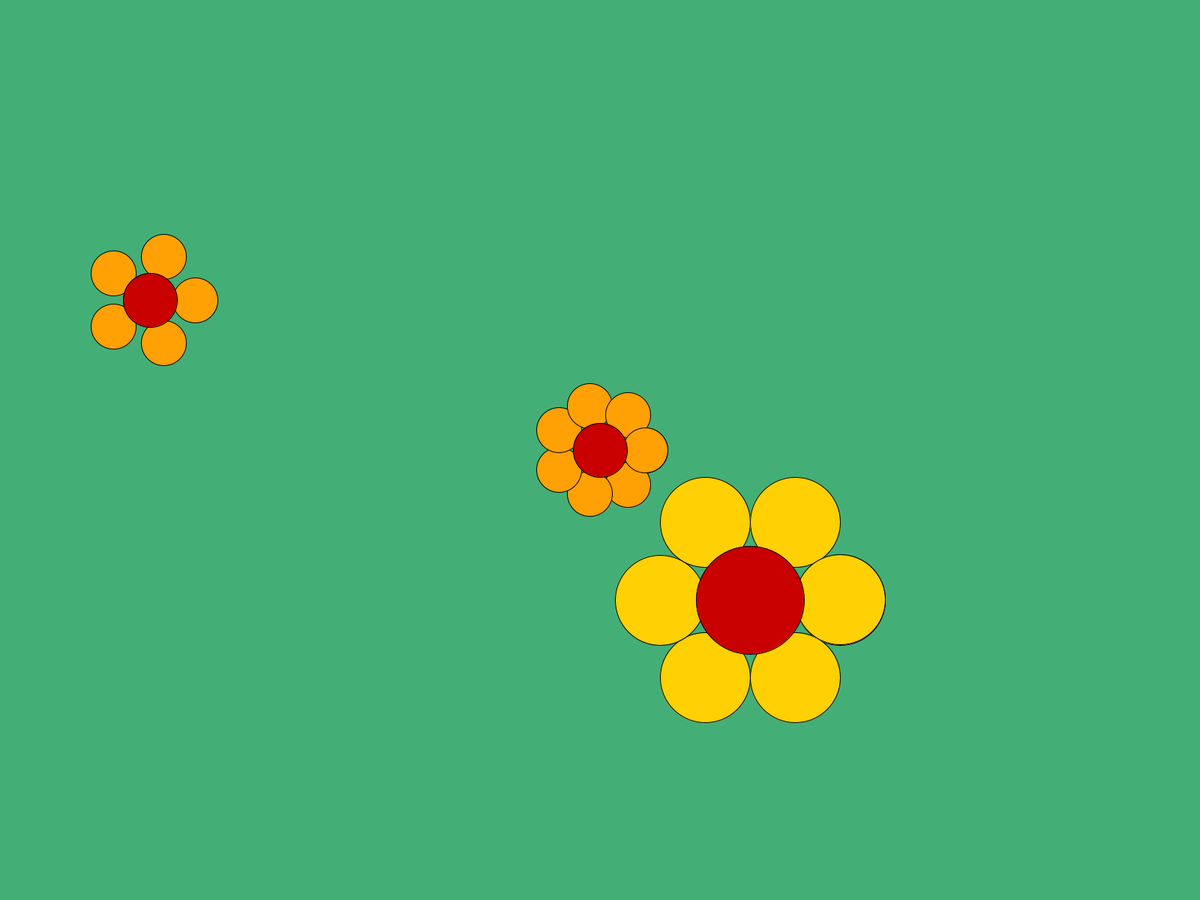
Frame 1 (no input)
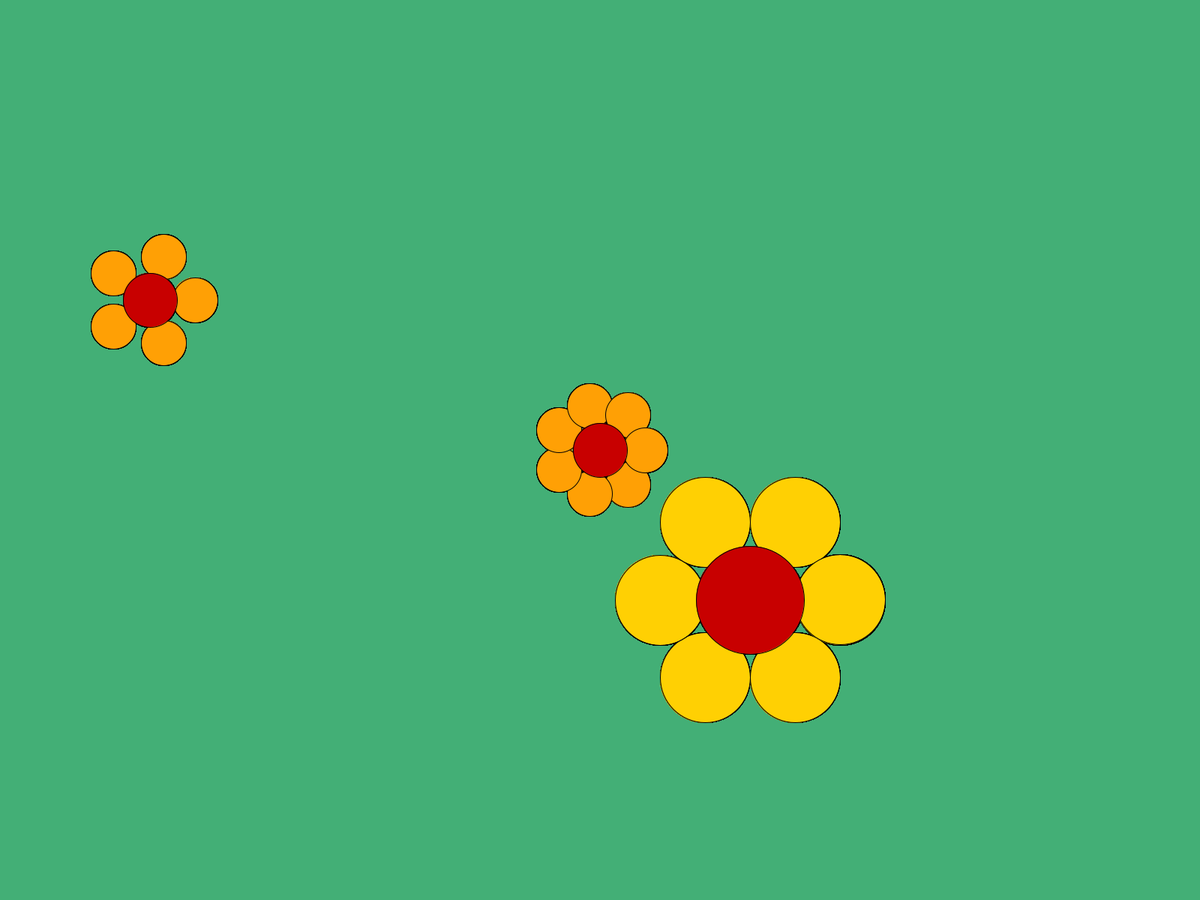
Frame 60 (the mouse pressed at the canvas centre just before this capture)
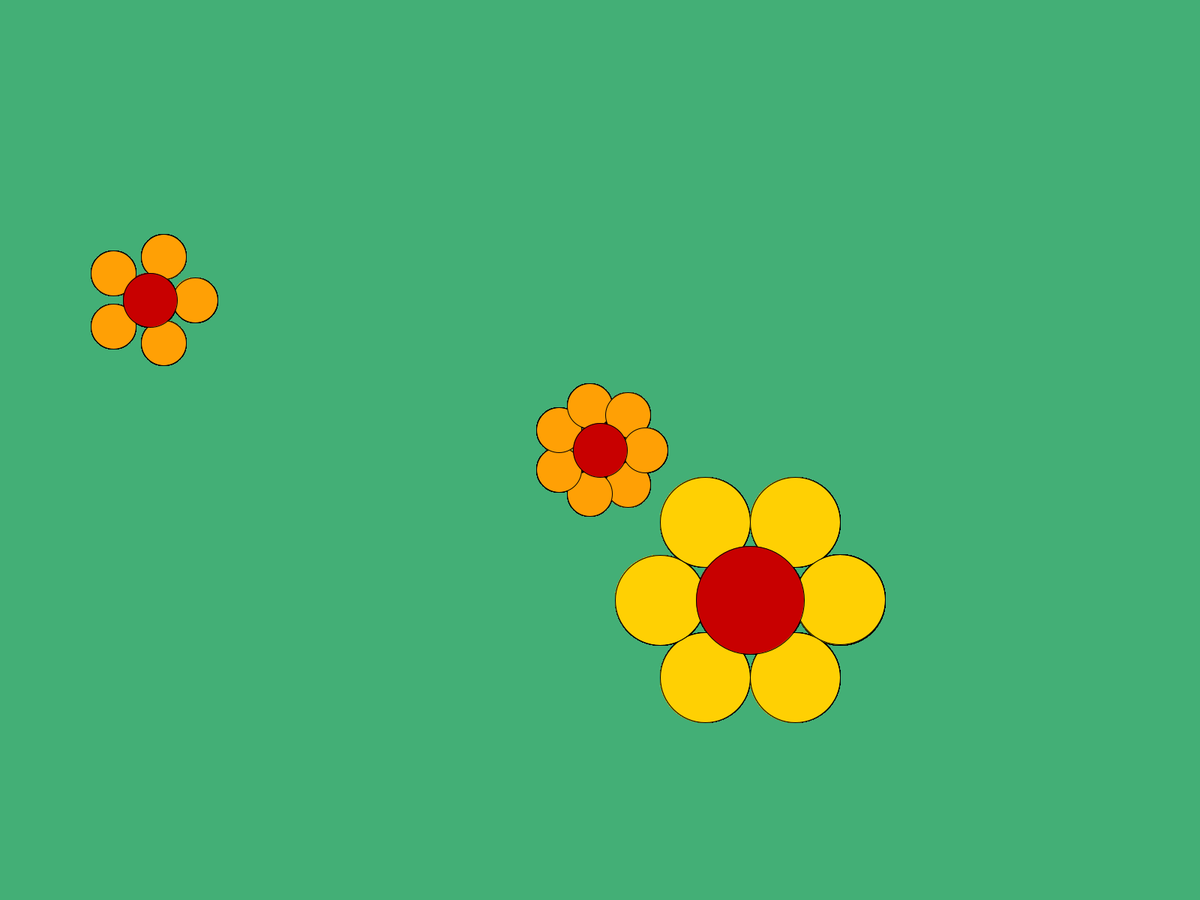
Frame 120 (the mouse held since frame 60 and released just before this capture)

The Processing sketch that drew these frames (run headless with seeded random() and noise(); from frame 60 on, the mouse is pressed at the canvas centre):

// Processing sketch: flowerFuncrionArguments
// ── flowerFuncrionArguments.pde
int r=60;

void setup() {
  size(1600,1200);
  background(#43AF76);
}

void draw(){
  int flowerColor = #FFA005;
  //println("ballX = " + ballX + ", ballY = ", + ballY);
  
 flower(r,7,width/2,height/2,flowerColor); 
  flower(r,5,200,400, flowerColor);
  flower(r*2, 6, 1000,800, flowerColor/2);
//  println("ballX = " + ballX + ", ballY = ", + ballY);
//  noLoop();
}

void flower (float r, int n_petals, float x, float y, int petalColor) {
  float ballX;
  float ballY;

  fill(petalColor);
  for (float i=0;i<PI*2;i+=2*PI/n_petals) {
//  ballX=width/2 + r*cos(i);
//  ballY=height/2 + r*sin(i);
  ballX=x + r*cos(i);
  ballY=y + r*sin(i);
  ellipse(ballX,ballY,r,r); 
  }
  fill(200,0,0);
  ellipse(x,y,r*1.2,r*1.2);
}
